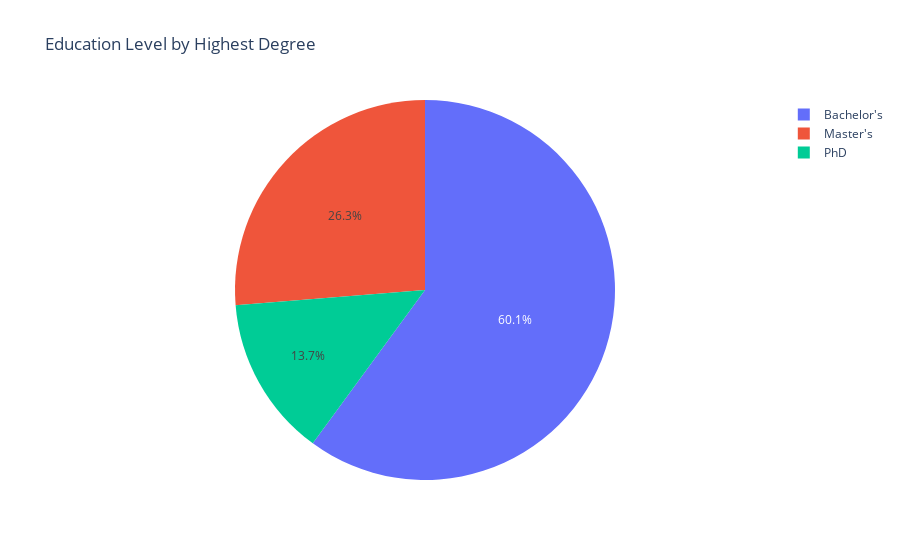

The cell this chart's notebook holds for it:
### Code cell
edu_count = data['Education Level'].value_counts().reset_index()
edu_dist = px.pie(edu_count, values='count', names="Education Level", title="Education Level by Highest Degree")
edu_dist.show()

### Figure 1 — Plotly figure (JSON) as saved in the notebook; plotly's stock layout.template omitted (floating-point values rounded to 4 significant figures)
{"data": [{"domain": {"x": [0, 1], "y": [0, 1]}, "hovertemplate": "Education Level=%{label}<br>count=%{value}<extra></extra>", "labels": ["Bachelor's", "Master's", "PhD"], "legendgroup": "", "name": "", "showlegend": true, "type": "pie", "values": [224, 98, 51]}], "layout": {"legend": {"tracegroupgap": 0}, "title": {"text": "Education Level by Highest Degree"}}}
